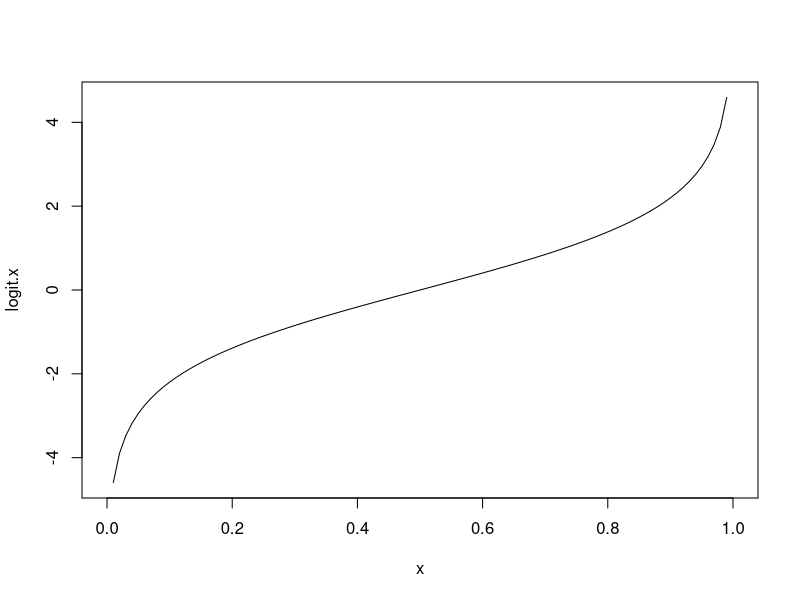
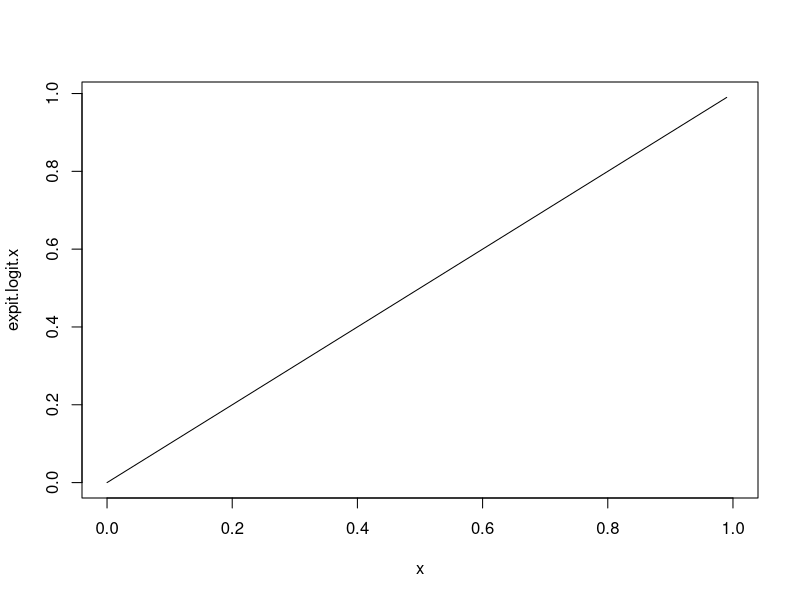
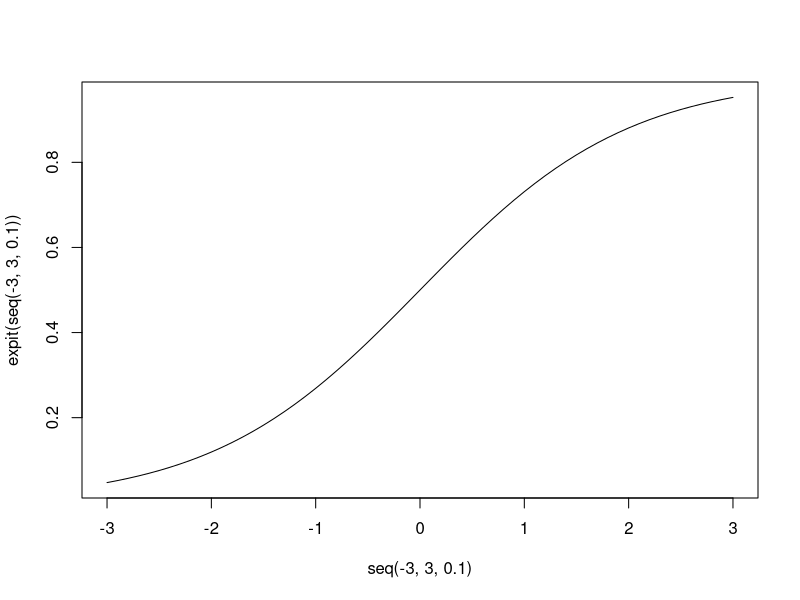
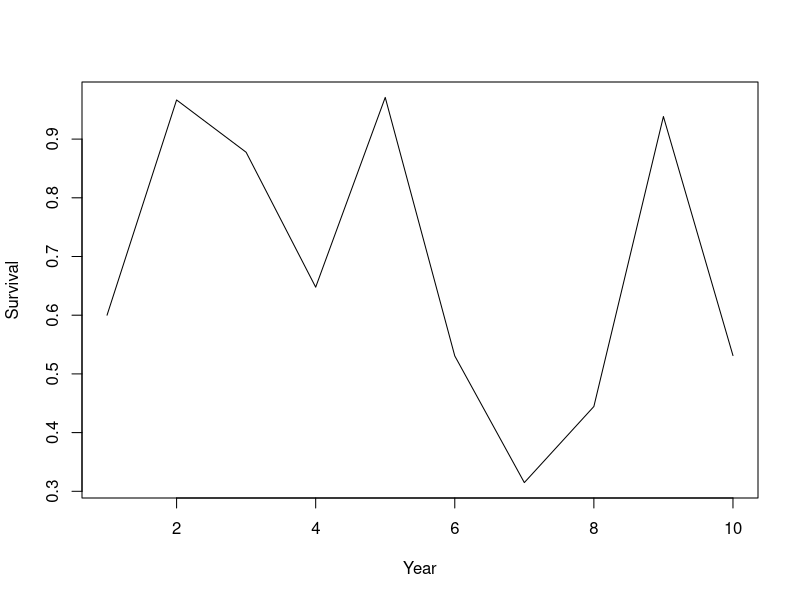

Source code (R) for these figures, in order: (Note: this script raises an error after producing the figures.)
## ---- chunk 1
knitr::opts_chunk$set(echo = TRUE, cache = TRUE)
## ---- chunk 2


##################################################
####                                          ####  
####  R Bootcamp #1, Module 4                 ####
####                                          #### 
####   University of Nevada, Reno             ####
####                                          #### 
##################################################

##################################################
####  PROGRAMMING: FUNCTIONS AND MORE         ####
####      author: Perry Williams              ####
##################################################

## NOTE: this module borrows heavily from an R short-course developed by a team at Colorado State University. 

## ---- chunk 3

#######
# Start with blank workspace

rm(list=ls())

## ---- chunk 4

####
####  Functions
####

my.function = function(){       # this function has no arguments
  message <- "Hello, world!"
  print(message)
}

## ---- chunk 5

my.function()

## ---- chunk 6

## We can write our own functions. Useful if we have to repeat operations over and over.
my.mean <- function(x){
    m <- sum(x)/length(x)
    return(m)
}

foo <- c(2, 4, 6, 8)
my.mean(foo)


## ---- chunk 7

## A function to square the arguments.
square <- function(x){
    x^2
}

## Square a single value (scaler).
square(2)

## Square a vector.
square(1:10)


## ---- chunk 8

## Often, we need to write functions that are not included in the base R package e.g., the logit function.
## Calculate the log-odds (logit).
logit <- function(x){
    log(x/(1-x))
}

## Calculate logit of 0.9.
logit(.9)

## Sequence between 0 and 1.
x <- seq(from = 0, to = 1, by = 0.01)

## Caclulate the logit of a vector.
logit.x <- logit(x)
logit.x

## Plot x on x-axis, and logit(x) on y axis.
plot(x, logit.x, type = 'l')    # View the output graphically.

## ---- chunk 9

## The expit (or inverse logit) funtion.
expit <- function(x){
    exp(x)/(1+exp(x))
}

## Calculate the inverse-logit of logit(0.9) = 2.197225.
expit(2.197225)

expit.logit.x <- expit(logit.x)    # Return to original x values.

## Plot x on x-axis, and expit(logit(x)) = x on y axis.
plot(x, expit.logit.x, type = 'l')

## Plot "logistic" curve
plot(x=seq(-3,3,0.1),y=expit(seq(-3,3,0.1)),type="l")


## ---- chunk 10

## n is the number of animals being monitored.
## d is the number of animals that died.
survival <- function(n, d){
    (n-d)/n
}

## One year of data.
survival(n = 10, d = 5)

## Simulate many years of data.
d <- sample(0:50, 10, replace = TRUE)   # note use of "sample()" function
n <- c(100, 100-d)
(surv <- survival(n = n[1:10], d = d))

## Plot year-specific survival rate.
plot(1:10, surv, type = 'l',xlab="Year",ylab="Survival")

## ---- chunk 11

####
####  if...else statements
####

########
# Draw a sample from a Binomial distribution with p = 0.7 (here, p is detection probability).
n.samples <- 1
p <- 0.7
x <- rbinom(n = n.samples, size = 1, prob = p)

if (x > 0) {
    print("Detected")
} else {
    print("Not detected")
}


## ---- chunk 12

####
####  ifelse()
####

## Note if...else only works for testing one value. If we have a spreadsheet with lots of data, need something else.
n.samples <- 100
set.seed(2017)

## 100 samples from a binomial disribution with detection probability = p = 0.7.
y <- rbinom(n = n.samples, size = 1, prob = p)
y

## incorrect usage
if (y == 1) {
    print("Detected")
} else {
    print("Not detected")
}   # PRINTS A WARNING MESSAGE!

## Use ifelse instead.
detection.history <- ifelse(y == 1, print("Detected"), print("Not detected"))
detection.history

## Going the other direction.
ifelse(detection.history == "Detected", 1, 0)

xt  <-  cbind(rbinom(10, 1, .5), rbinom(10, 1, .6))
xt
ifelse(xt[, 1] > 0 & xt[, 2] > 0, print("Detected twice"),
       print("Not detected twice"))


## ---- chunk 13

####
####  for loops
####

n.iter <- 10
count <- 0
for(i in 1:n.iter){
  count <- count+1            # assign a new value of count equal to the old value of count + 1
  print(count)
}


## ---- chunk 14

  # closer look at iteration vector:
1:n.iter

## ---- chunk 15

## Using the placeholder variable "i" within the for loop:

count <- 0
for(i in 1:n.iter){
    count <- count+i            # assign a new value of count equal to the old value of count + i
    print(count)
}

## A for-loop for dependent sequence (here, the Fibonacci sequence)
n.iter <- 10
x <- rep(0, n.iter)            # set up vector of all zeros
x[1] <- 1                     # assign x_1  <-  1
x[2] <- 1                     # assign x_2 = 0
x

for(i in 3:n.iter){
    x[i] <- x[i-1]+x[i-2]       # x_i = x_(i-1) + x_(i-2)
}
x


## ---- chunk 16

###
### apply (A more efficient, vectorized way to iterate)
###

W <- matrix(rpois(4, 10), nrow = 2, ncol = 2)  # Create a 2X2 matrix using a Poisson distribution with lambda = 10.
W

## Calculate the row means.
apply(W, 1, mean)

## Calculate the column means.
apply(W, 2, mean)

## Identify the column that has the largest value.
apply(W, 1, which.max)

## Apply your own functions to each row in a matrix.
MyFunc <- function(x){
    2+sum(x/5)-3/2*mean(x)^2
}
apply(W, 1, MyFunc)


## ---- chunk 17

####################
####  Practice exercises ####
####################


###
### Perform hypothesis test using if...then...else
###

n.samples <- 100
x <- rnorm(n = n.samples, mean = 1, sd = 1) # Generate fake data from a normal distribution (using random number generator).
mu <- mean(x)                               # Compute the sample mean.
s <- sd(x)                                  # Compute the sample standard deviation.
t <- mu/(s/sqrt(n.samples))                 # Calculate t-statistic (here, standardized difference of the sample mean from zero)
t.crit <- qt(p = 0.975, df = 99)            # Calculate critical value for test (above which we can reject the null hypothesis with acceptable type-I error)
if (t > t.crit) {
    print("reject")                        # Reject if condition holds.
} else {
    print("fail to reject")                # Fail to reject otherwise.
}

## ---- chunk 18

###
### Clean up messy matrix using ifelse
###

## Simulate data.
observations <- matrix(sample(c("Detected", "NotDetected", 1, 0), 20*3, replace = TRUE), 20, 3)    # simulate detection/non-detection data over three sampling occasions

habitat <- rnorm(20, 0, 2)    # simulate environmental covariate
Data <- cbind(observations, habitat)       # bind into single matrix.
Data

## ---- chunk 19

## Clean-up data using "ifelse()" function
NewObs <- ifelse( (Data[, 1:3] == "Detected") | (Data[, 1:3] == "1"), 1, 0) #  The "|" means "or." Similarly "&" means "and"
NewHabitat <- as.numeric(Data[, 4])  # as.numeric gets rid of quotes around habitat data.
NewHabitat <- round(NewHabitat, 2)   # round rounds to number of decimals specified.
NewData <- cbind(NewObs, NewHabitat) # bind the columns to form a matrix.
colnames(NewData) <- c("obs1", "obs2", "obs3", "Habitat")  # provide column names
NewData

## ---- chunk 20

###
### FOR loop examples
###

#############
## EXAMPLE 1: Plot a 3D surface using data already stored in R.

Z <- 2 * volcano        # Exaggerate the relief (multiply the elevation by 2)   

X <- 10 * (1:nrow(Z))   # set horizontal coordinates -- 10 meter spacing (S to N)     

Y <- 10 * (1:ncol(Z))   # set vertical coordinates -- 10 meter spacing (E to W)

# Z   # make sure the elevation matrix looks right

par(bg = "white")
layout(matrix(c(1,1),nrow=1))
persp(X,  Y, Z, theta = 135, phi = 30, col = "green3",    # "persp()" produces a 3D "perspective plot"
      scale = FALSE, ltheta = -120, shade = 0.75,
      border = NA, box = FALSE)

## ---- chunk 21

## change the value of theta from 135 to 90 to change the viewing angle
persp(X, Y, Z, theta = 90, phi = 30, col = "green3",
      scale = FALSE,  ltheta = -120, shade = 0.75,
      border = NA, box = FALSE)

## ---- chunk 22

##################
## EXAMPLE 2: Use a FOR loop to create a simulation to test the central limit theorem (CLT).

n.iter <- 1000                                # large number of hypothetical "repeat samples."
sample.size <- 30                             # Sample size of 30 from each repeat sample.
mu <- 5                                       # True population mean of 5.
sd <- 2                                       # True standard deviation of 2.
means <- numeric(n.iter)                      # Initialize empty vector to store the sample means.
for(i in 1:n.iter){                           # For each of the repeat samples...
    sample <- rnorm(sample.size, mean = mu, sd = sd)     # draw a random sample from the true population
    means[i] <- mean(sample)                # and store the sample mean.
}
hist(means)                                # Histogram of all the means.
abline(v = mean(means), col = 2, lwd = 4)          # The mean of the means is close to the true mean of 5.
plot(density(means), main = "")
abline(v = mean(means), col = 2, lwd = 4)
mean(means)                                # Close to true mean of 5
sd(means)*sqrt(30)                         # Close to true sd of 2

## ---- chunk 23


##############
##  Logistic population growth example (uses function and for loop)


## Logistic growth function: calculate population size using logistic growth model.
  # K = carrying capacity.
  # r = intrinsic growth rate
  # P0 = initial population size

logistic.growth <- function(r, P0, K){            
    dpdt <- r*P0*(1-P0/K)                   # implement logistic growth equation
    P0+dpdt                                   
}                                           
logistic.growth(r = .5, P0 = 10, K = 100)   # try out the new function!

## ---- chunk 24

## Logistic growth function within a for-loop

years <- 20                                   # How many years we want to calc population size.
pop.size <- numeric(years)                    # Empty vector to store population size.
pop.size[1] <- 5                              # Starting population size (P0).
for(i in 1:(years-1)){                     # Function within a FOR loop!
    pop.size[i+1] <- logistic.growth(r = 0.5, P0 = pop.size[i], K = 100)
}
plot(1:years, pop.size, type = 'l',
     xlab = "Years", ylab = "Population Size")

## ---- chunk 25

## A more complex function that ouputs a plot.
plot.logistic.growth <- function(r, P, K, years){
    pop.size[1] <- P
    for(i in 1:(years-1)){
        pop.size[i+1] <- P+r*P*(1-P/K)
        P <- pop.size[i+1]
    }
    plot(1:years, pop.size, type = 'l', xlab = "Years",
         ylab = "Population Size",
         main = paste("r = ", r, "K = ", K))
}

plot.logistic.growth(r = 0.5, P = 10, K = 100, years = 20)
par(mfrow = c(2, 2), mar = c(4, 4, 1, 1))                  # Multi-figure (mf) plot with 2 rows and 2 columns.
plot.logistic.growth(r = 0.1, P = 10, K = 100, years = 20)   # Change the values of r and quickly print plots.
plot.logistic.growth(r = 0.2, P = 10, K = 100, years = 20)
plot.logistic.growth(r = 0.3, P = 10, K = 100, years = 20)
plot.logistic.growth(r = 0.5, P = 10, K = 100, years = 20)
par(mfrow = c(1, 1))                               # Return to a 1X1 plot.
